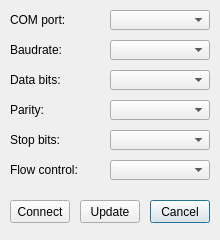
<?xml version="1.0" encoding="UTF-8"?>
<ui version="4.0">
 <class>ConnectFluidic</class>
 <widget class="QDialog" name="ConnectFluidic">
  <property name="geometry">
   <rect>
    <x>0</x>
    <y>0</y>
    <width>220</width>
    <height>240</height>
   </rect>
  </property>
  <property name="windowTitle">
   <string>Init COM</string>
  </property>
  <widget class="QComboBox" name="comboBox_port">
   <property name="geometry">
    <rect>
     <x>110</x>
     <y>10</y>
     <width>100</width>
     <height>20</height>
    </rect>
   </property>
  </widget>
  <widget class="QLabel" name="label">
   <property name="geometry">
    <rect>
     <x>10</x>
     <y>10</y>
     <width>80</width>
     <height>20</height>
    </rect>
   </property>
   <property name="text">
    <string>COM port:</string>
   </property>
  </widget>
  <widget class="QLabel" name="label_2">
   <property name="geometry">
    <rect>
     <x>10</x>
     <y>40</y>
     <width>80</width>
     <height>20</height>
    </rect>
   </property>
   <property name="text">
    <string>Baudrate:</string>
   </property>
  </widget>
  <widget class="QComboBox" name="comboBox_baudrate">
   <property name="geometry">
    <rect>
     <x>110</x>
     <y>40</y>
     <width>100</width>
     <height>20</height>
    </rect>
   </property>
   <property name="currentText">
    <string/>
   </property>
  </widget>
  <widget class="QLabel" name="label_3">
   <property name="geometry">
    <rect>
     <x>10</x>
     <y>70</y>
     <width>80</width>
     <height>20</height>
    </rect>
   </property>
   <property name="text">
    <string>Data bits:</string>
   </property>
  </widget>
  <widget class="QLabel" name="label_4">
   <property name="geometry">
    <rect>
     <x>10</x>
     <y>100</y>
     <width>80</width>
     <height>20</height>
    </rect>
   </property>
   <property name="text">
    <string>Parity:</string>
   </property>
  </widget>
  <widget class="QLabel" name="label_5">
   <property name="geometry">
    <rect>
     <x>10</x>
     <y>130</y>
     <width>80</width>
     <height>20</height>
    </rect>
   </property>
   <property name="text">
    <string>Stop bits:</string>
   </property>
  </widget>
  <widget class="QLabel" name="label_6">
   <property name="geometry">
    <rect>
     <x>10</x>
     <y>160</y>
     <width>80</width>
     <height>20</height>
    </rect>
   </property>
   <property name="text">
    <string>Flow control:</string>
   </property>
  </widget>
  <widget class="QComboBox" name="comboBox_dataBits">
   <property name="geometry">
    <rect>
     <x>110</x>
     <y>70</y>
     <width>100</width>
     <height>20</height>
    </rect>
   </property>
  </widget>
  <widget class="QComboBox" name="comboBox_parity">
   <property name="geometry">
    <rect>
     <x>110</x>
     <y>100</y>
     <width>100</width>
     <height>20</height>
    </rect>
   </property>
  </widget>
  <widget class="QComboBox" name="comboBox_stopBits">
   <property name="geometry">
    <rect>
     <x>110</x>
     <y>130</y>
     <width>100</width>
     <height>20</height>
    </rect>
   </property>
  </widget>
  <widget class="QComboBox" name="comboBox_flowControl">
   <property name="geometry">
    <rect>
     <x>110</x>
     <y>160</y>
     <width>100</width>
     <height>20</height>
    </rect>
   </property>
  </widget>
  <widget class="QPushButton" name="pushButton_cancel">
   <property name="geometry">
    <rect>
     <x>150</x>
     <y>200</y>
     <width>60</width>
     <height>23</height>
    </rect>
   </property>
   <property name="text">
    <string>Cancel</string>
   </property>
  </widget>
  <widget class="QPushButton" name="pushButton_connect">
   <property name="geometry">
    <rect>
     <x>10</x>
     <y>200</y>
     <width>60</width>
     <height>23</height>
    </rect>
   </property>
   <property name="text">
    <string>Connect</string>
   </property>
  </widget>
  <widget class="QPushButton" name="pushButton_update">
   <property name="geometry">
    <rect>
     <x>80</x>
     <y>200</y>
     <width>60</width>
     <height>23</height>
    </rect>
   </property>
   <property name="text">
    <string>Update</string>
   </property>
  </widget>
 </widget>
 <resources/>
 <connections/>
</ui>
